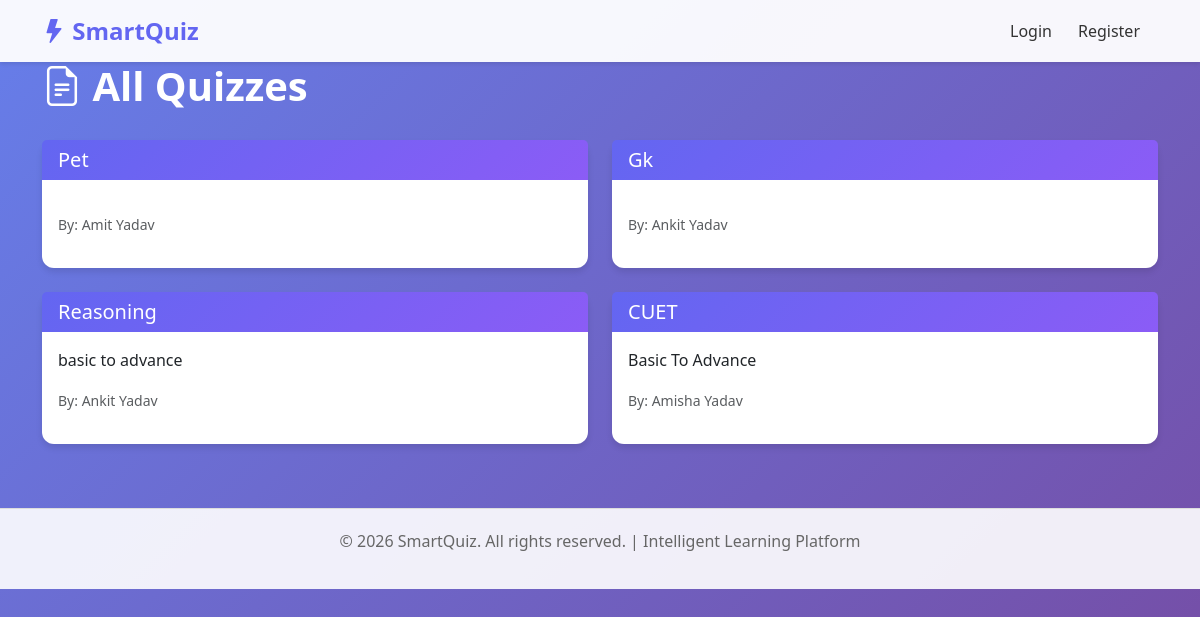
The page /quizzes/all/ on the database as committed earlier.
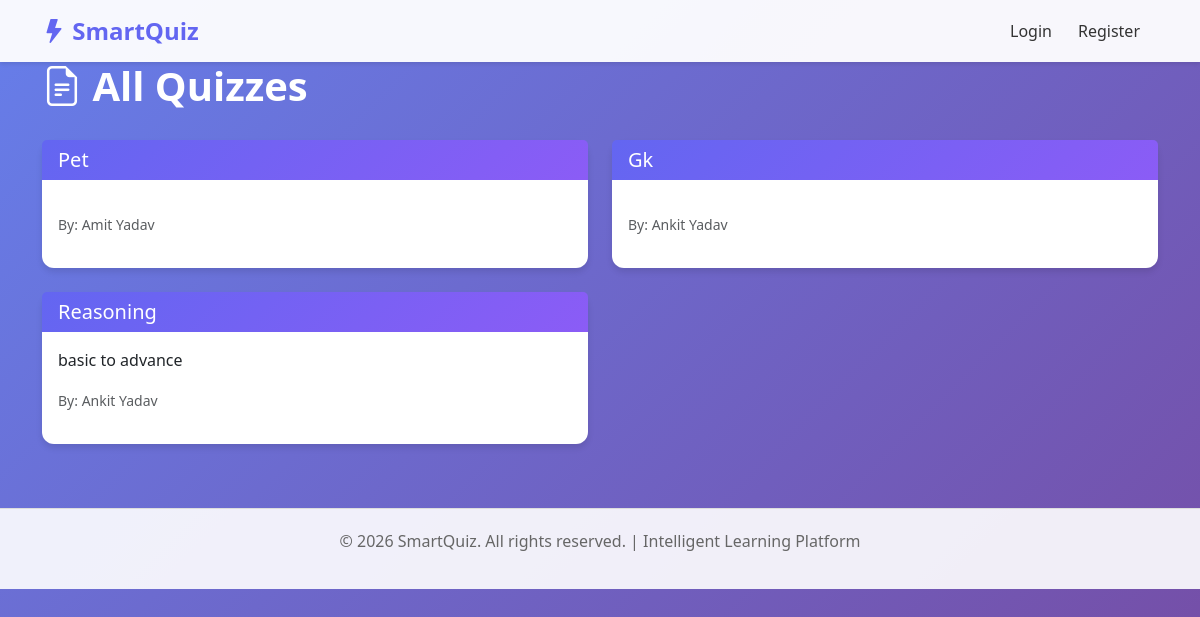
The same page on the database as committed later.
### quizzes/models.py (models this page shows, shortened)
class Quiz(models.Model):
    title = models.CharField(max_length=255)
    description = models.TextField(null=True, blank=True)
    created_by = models.ForeignKey(User, on_delete=models.CASCADE, limit_choices_to={'role': 'teacher'})
    subject = models.CharField(max_length=100, null=True, blank=True)
    duration_minutes = models.IntegerField(default=30)
    total_questions = models.IntegerField(default=0)
    is_published = models.BooleanField(default=False)
    created_at = models.DateTimeField(auto_now_add=True)
    updated_at = models.DateTimeField(auto_now=True)
    class Meta:
        ordering = ['-created_at']

### accounts/models.py (models this page shows, shortened)
class User(AbstractUser):
    USER_ROLES = (
        ('admin', 'Administrator'),
        ('teacher', 'Teacher'),
        ('student', 'Student'),
    )
    role = models.CharField(max_length=10, choices=USER_ROLES, default='student')
    profile_picture = models.ImageField(upload_to='profile_pictures/', null=True, blank=True)
    bio = models.TextField(null=True, blank=True)
    created_at = models.DateTimeField(auto_now_add=True)
    updated_at = models.DateTimeField(auto_now=True)
    class Meta:
        ordering = ['-created_at']

### quizzes/views.py (the view)
# urls.py: path('all/', views.all_quizzes, name='all_quizzes'),
def all_quizzes(request):
    quizzes = Quiz.objects.filter(is_published=True).select_related('created_by')
    context = {
        'quizzes': quizzes,
    }
    return render(request, 'quizzes/all_quizzes.html', context)

### templates/quizzes/all_quizzes.html (shortened to what this page needs)
{% extends 'base.html' %}
{% block content %}
<h1 class="page-title"><i class="bi bi-file-earmark-text"></i> All Quizzes</h1>
<div class="row mt-4">
    {% if quizzes %}
        {% for quiz in quizzes %}
            <div class="col-md-6 mb-4">
                <div class="card">
                    <div class="card-header">
                        <h5 class="mb-0">{{ quiz.title }}</h5>
                    </div>
                    <div class="card-body">
                        <p>{{ quiz.description }}</p>
                        <p><small class="text-muted">By: {{ quiz.created_by.first_name }} {{ quiz.created_by.last_name }}</small></p>
                    </div>
                </div>
            </div>
        {% endfor %}
    {% else %}
        <div class="col-md-12">
            <div class="alert alert-info">No quizzes available.</div>
        </div>
    {% endif %}
</div>
{% endblock %}

Rows that differ between the two databases and show on the page:
removed Quiz: title "CUET", description "Basic To Advance", created_by.first_name "Amisha", created_by.last_name "Yadav"
